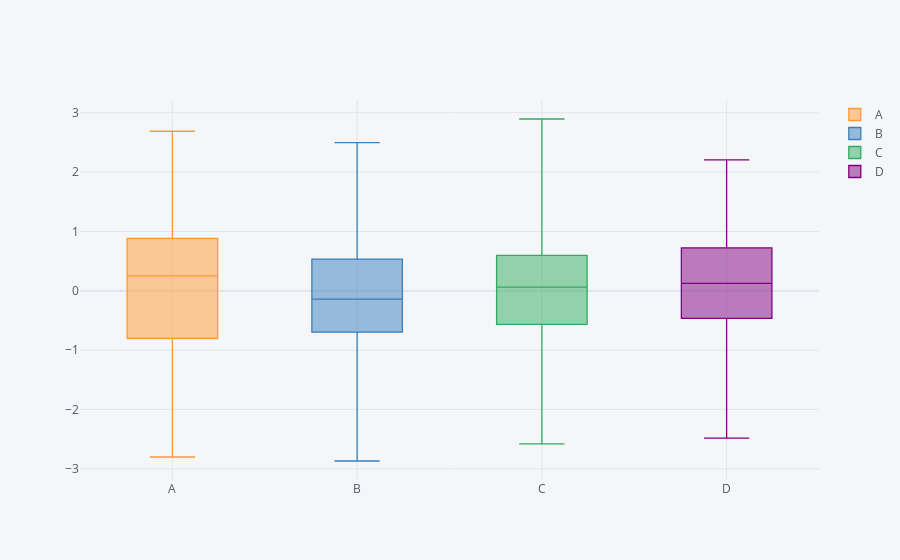

The code cell stored with this chart in its notebook:
### Code cell
## Ex.4 Boxplots 

## We can us df directly -> Boxplots will automatically do the aggregation for the distribution 

df.iplot(kind = 'box')
